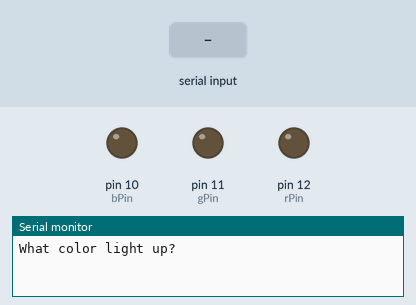
This sketch was run on a simulated Arduino Uno, built with avr-gcc and run on an emulated ATmega328P. On the bench: output pins drawn as LEDs (lit = HIGH), the last lines printed to the serial monitor. Inputs (shaded band) come from the test bench.

Above: at 1.2 s.
1.3 s: "r" received over Serial
At 3.5 s:
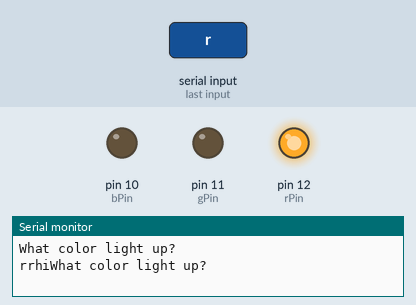
3.8 s: "g" received over Serial
At 5.6 s:
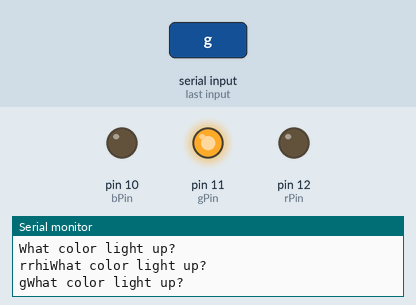
6.3 s: "b" received over Serial
At 8.7 s:
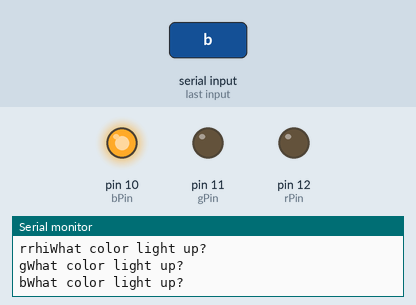
Timing chart, 0 to 10.2 s (numbered marks = the images above; inputs shaded):
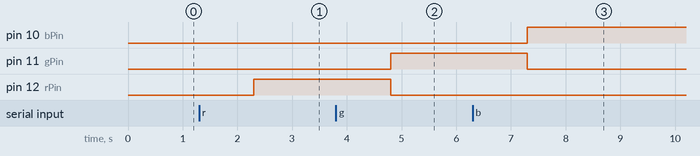

Measured:
- after the input at 1.3 s, pin 12 (rPin): LOW → HIGH after 1.0 s
- after the input at 3.8 s, pin 11 (gPin): LOW → HIGH after 1.0 s; pin 12 (rPin): HIGH → LOW after 1.0 s
- after the input at 6.3 s, pin 10 (bPin): LOW → HIGH after 1.0 s; pin 11 (gPin): HIGH → LOW after 1.0 s

The sketch:

19_string_input.ino
```cpp
int rPin = 12;
int gPin = 11;
int bPin = 10;
String msg = "What color light up? ";
String myColor;

void setup() {
  // put your setup code here, to run once:
pinMode(gPin, OUTPUT);
pinMode(rPin, OUTPUT);
pinMode(bPin, OUTPUT);
Serial.begin(9600);

}

void loop() {
  // put your main code here, to run repeatedly:
Serial.println(msg);
while (Serial.available()==0){

}
myColor = Serial.readString();
Serial.print(myColor);

if (myColor == "r"){
  Serial.print(myColor);

  Serial.print("hi");
  digitalWrite(rPin, HIGH);
  digitalWrite(gPin,LOW);
    digitalWrite(bPin, LOW);


}


if (myColor == "g"){
  digitalWrite(rPin, LOW);
  digitalWrite(gPin, HIGH);
    digitalWrite(bPin, LOW);
}

if (myColor == "b"){
  digitalWrite(rPin, LOW);
  digitalWrite(gPin, LOW);
    digitalWrite(bPin, HIGH);
}


}
```
